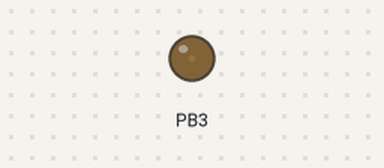
Simulated run of this program. Board: ATmega32, built with avr-gcc and emulated at 16 MHz. Shown: output pins drawn as LEDs (lit = HIGH).

Above: at 0.05 s.
At 1.15 s:
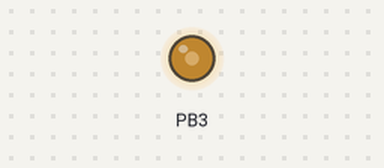
At 2.3 s:
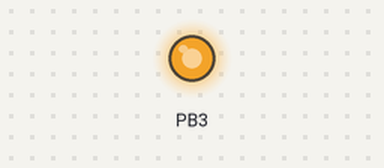
At 4.55 s:
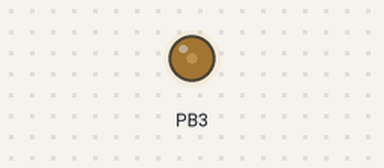
Timing chart, 0 to 6.6 s (numbered marks = the images above):
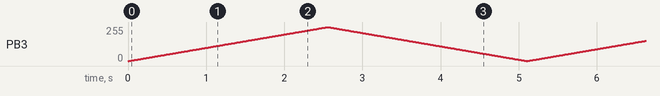

The program:

main.c
```c
/*
* fast_pwm.c
*
* Created: 18.09.2024 09:22:29
* Author : admin
*/

#define F_CPU 16000000UL
#include <util/delay.h>
#include <avr/io.h>
void PWM_init();

int main(void)
{
	PWM_init();
	OCR0 = 0;
	uint8_t duty = 0;
	int8_t direction = 1;


	/* Replace with your application code */
	while (1)
	{
		OCR0 = duty;
		duty += direction;
		_delay_ms(10);
		if (duty == 255 || duty == 0)
		{
			direction *= -1;
		}
	}
}
```

PWM.c
```c
/*
 * PWM.c
 *
 * Created: 18.09.2024 10:55:50
 *  Author: admin
 */
#include "PWM.h"
#include <avr/io.h>

void PWM_init()
{
	TCCR0 = (1<<WGM00) | (1<<WGM01)/*Fast PWM*/ | (1<<COM01) /*Non inverted*/| (1<<CS02)/*Prescaler*/;
	DDRB|=(1<<PB3);  //PB3 output
}

void PWM_set_duty(float prozent)
{
	OCR0 = (2.55 * prozent);
}
```

PWM.h
```c
/*
 * PWM.h
 *
 * Created: 18.09.2024 10:53:53
 *  Author: admin
 */


#ifndef PWM_H_
#define PWM_H_
#include <avr/io.h>

void PWM_init();

void PWM_set_duty(float prozent);


#endif /* PWM_H_ */
```
